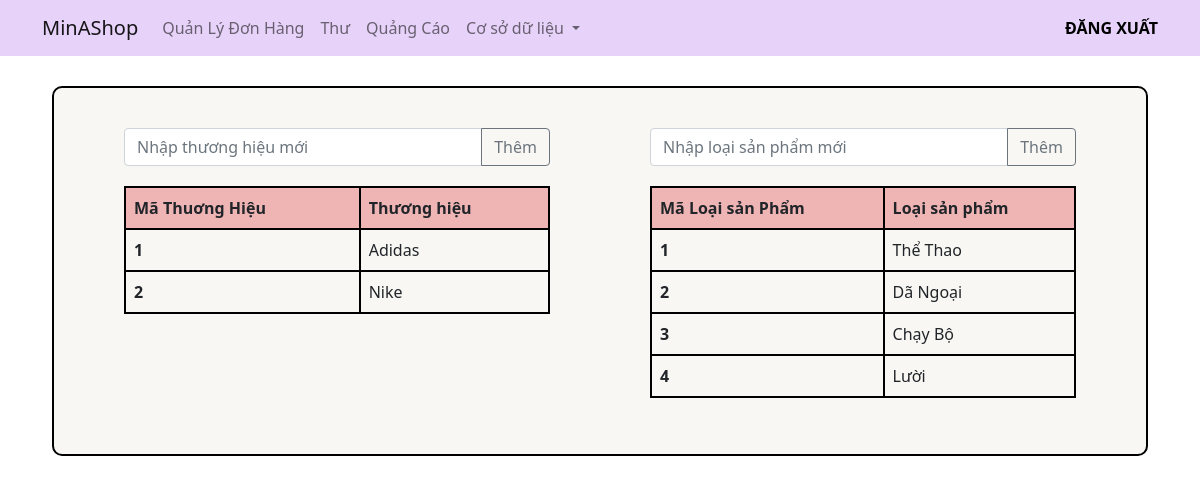
Screenshot of /admin/Cate_Brand (signed in) with the database file from the repository.
### tables this page shows
CREATE TABLE `tbl_brand` (
  `id_brand` int(11) NOT NULL,
  `brand` varchar(256) NOT NULL
);

CREATE TABLE `tbl_category` (
  `cate_id` int(11) NOT NULL,
  `cate_product` varchar(256) NOT NULL
);

### mvc/core/controller.php (called while the page is built, shortened)
<?php
class controller{
    function view($view,$data=[]){
        require_once "./mvc/views/main/".$view.".php";
    }
}
?>

### mvc/controllers/admin.php (called while the page is built, shortened)
<?php
class admin extends controller
{
    function Cate_Brand()
    {
        $brand = $this->model("brand_model");
        $cate = $this->model("cate_model");
        $this->view("madmin", [
            "page" => "ad_brand_cate",
            "brand" => $brand->GetList(),
            "cate" => $cate->GetList()
        ]);
    }
}

### mvc/core/App.php (called while the page is built, shortened)
<?php
class App
{
    protected $action = "SayHi";
    function __construct()
    {
        $arr = $this->UrlProcess();
        if (file_exists("./mvc/controllers/" . $arr[0] . ".php")) {
            unset($arr[0]);
        }
        $this->controller = new $this->controller;
        if (isset($arr[1])) {
            if (method_exists($this->controller, $arr[1])) {
                $this->action = $arr[1];
            }
            unset($arr[1]);
        }
        $this->params = $arr ? array_values($arr) : [];
        call_user_func_array([$this->controller, $this->action], $this->params);
    }
    function UrlProcess()
    {
        if (isset($_GET["url"])) {
            $main = explode("/", filter_var(trim($_GET["url"], "/")));
            return $main;
        } else {
            return ["home"];
        }
    }
}

### index.php (called while the page is built, shortened)
<?php
$myApp = new App();
?>

### mvc/core/cndb.php (called while the page is built, shortened)
<?php
   class DB{
    function chayTruyVanTraVeDL($con, $q)
    {
        $result = mysqli_query($con, $q);
        return $result;
    }
   }
?>

### mvc/models/brand_model.php (called while the page is built, shortened)
<?php
class brand_model
{
    function GetList(){
        $new = new DB();
        $sql = "Select * from tbl_brand";
        $kq = $new->chayTruyVanTraVeDL($new->con, $sql);
        return $kq;
    }
}

### mvc/models/cate_model.php (called while the page is built)
<?php
class cate_model
{
    function GetList(){
        $new = new DB();
        $sql = "Select * from tbl_category";
        $kq = $new->chayTruyVanTraVeDL($new->con, $sql);
        return $kq;
    }
}

### mvc/views/page/ad_brand_cate.php (the view, shortened to what this page needs)
<!DOCTYPE html>
<html lang="en">
<head>
    <link href="/KhoaLuan/public/css/ad_color_size.css" rel="stylesheet">
</head>
<body>
    <div class="container">
        <div class="row box">
            <div class="col mybox">
                <div class="input-group mb-3">
                    <input type="text" class="form-control" placeholder="Nhập thương hiệu mới" aria-label="Recipient's username" aria-describedby="button-addon2" id="input_color">
                    <button class="btn btn-outline-secondary" type="button" id="btn_add_color">Thêm</button>
                </div>
                <table class="table">
                    <thead>
                        <tr>
                            <th scope="col">Mã Thuơng Hiệu</th>
                            <th scope="col">Thương hiệu</th>
                        </tr>
                    </thead>
                    <tbody>
                        <?php while ($row = mysqli_fetch_assoc($data['brand'])) : ?>
                            <tr>
                                <th scope="row"><?php echo $row['id_brand'] ?></th>
                                <td><?php echo $row['brand'] ?></td>
                            </tr>
                        <?php endwhile; ?>
                    </tbody>
                </table>
            </div>
            <div class="col mybox">
                <div class="input-group mb-3">
                    <input type="text" class="form-control" placeholder="Nhập loại sản phẩm mới" aria-label="Recipient's username" aria-describedby="button-addon2" id="input_size">
                    <button class="btn btn-outline-secondary" type="button" id="btn_add_size">Thêm</button>
                </div>
                <table class="table">
                    <thead>
                        <tr>
                            <th scope="col">Mã Loại sản Phẩm </th>
                            <th scope="col">Loại sản phẩm</th>
                        </tr>
                    </thead>
                    <tbody>
                        <?php while ($row = mysqli_fetch_assoc($data['cate'])) : ?>
                            <tr>
                                <th scope="row"><?php echo $row['cate_id'] ?></th>
                                <td><?php echo $row['cate_product'] ?></td>
                            </tr>
                        <?php endwhile; ?>
                    </tbody>
                </table>
            </div>
        </div>
    </div>
</body>
</html>

### public/css/ad_color_size.css (style rules this page uses)
.box { padding: 20px; margin: 30px 10px; border-radius: 10px; border: 2px black solid; background-color: #f8f7f3; }
.mybox { padding: 20px 50px; }
.table, td, tr, th { border: 2px black solid; }
thead { background-color: #efb4b4; }
table { margin-top: 20px; }

### rows the page displays
tbl_brand: id_brand "1", brand "Adidas"
tbl_brand: id_brand "2", brand "Nike"
tbl_category: cate_id "1", cate_product "Thể Thao"
tbl_category: cate_id "2", cate_product "Dã Ngoại"
tbl_category: cate_id "3", cate_product "Chạy Bộ"
tbl_category: cate_id "4", cate_product "Lười"
